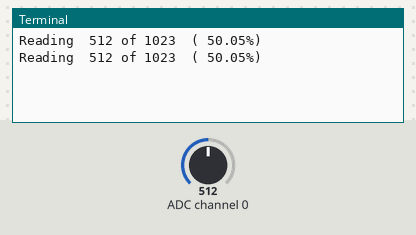
A program run on a simulated Raspberry Pi (header pin numbers). Parts: the last lines printed to the terminal. Inputs (shaded band) come from the test bench; at power-on: ADC channel 0 = 512 (analog values on the 0–1023 scale).

Above: at 1.2 s.
1.3 s: ADC channel 0 set to 0
At 2.8 s:
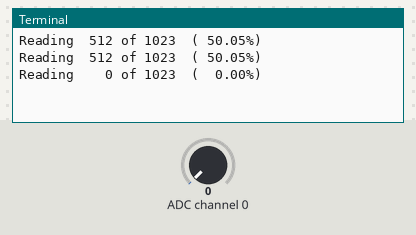
3.5 s: ADC channel 0 set to 17
At 4.7 s:
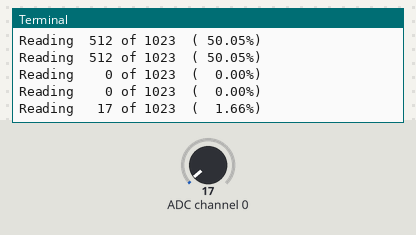
5.5 s: ADC channel 0 set to 1023
At 6.8 s:
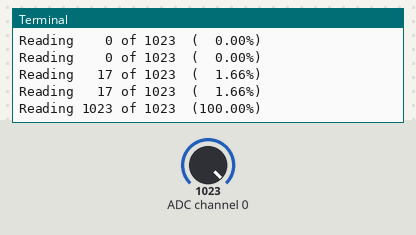

The program:

rpi_test.py
```python
import RPi.GPIO as GPIO
import time

GPIO.setmode(GPIO.BOARD)

CLK  = 11
DOUT = 13
DIN  = 15
CS   = 19


GPIO.setup(CLK,  GPIO.OUT)
GPIO.setup(DOUT, GPIO.IN)
GPIO.setup(DIN,  GPIO.OUT)
GPIO.setup(CS,   GPIO.OUT)

potentiometer = 0

# read SPI data from MCP3008 chip, 8 possible adc's
def readadc(num, clk, dout, din, cs):
  if ((num > 7) or (num < 0)):
    return -1

  GPIO.output(cs , 1) # Stopping any previous transitions
  GPIO.output(clk, 0) # start clock
  GPIO.output(cs , 0) # Selecting slave to start transition

  command = num
  command |= 0x18     # Puting 2 ones at front of the number
  command <<= 3       # Moving the number to the first 5 digits

  for i in range(5):
    if (command & 0x80):
	    GPIO.output(din, 1)
    else:
	    GPIO.output(din, 0)

    command <<= 1
    GPIO.output(clk, 1) # clock pulse to shift
    GPIO.output(clk, 0)

  out = 0
  # read in one empty bit, 10 ADC bits and one 'null' bit at the end
  for i in range(12):
    GPIO.output(clk, 1) # clock pulse to shift
    GPIO.output(clk, 0)
    out <<=1
    out |= GPIO.input(dout)

  GPIO.output(cs , 1) # Deselecting slave to stop transmition
  out >>= 1
  return out


try:
  while True:
    value = readadc(potentiometer, CLK, DOUT, DIN, CS)
    print "Reading {:4} of 1023 ".format(value),
    print "({:7.2%})".format(value/1023.0)
    time.sleep(1)
except KeyboardInterrupt:
  GPIO.cleanup()
```

Measured:
- after the input at 1.3 s, the terminal: prints a new line after 0.70 s (image 1)
- after the input at 3.5 s, the terminal: prints a new line after 0.50 s (image 2)
- after the input at 5.5 s, the terminal: prints a new line after 0.50 s (image 3)
